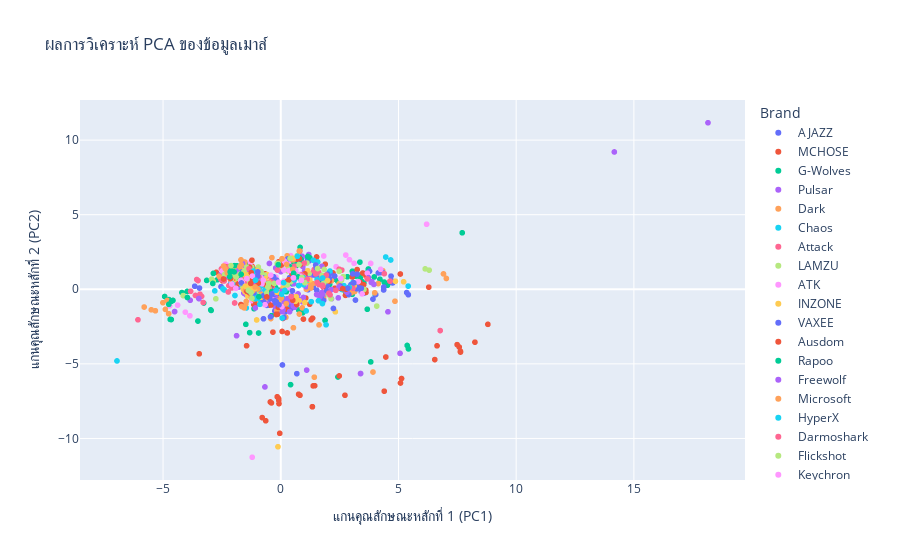

Notebook source saved alongside this figure:
### Code cell
# สร้างกราฟ Scatter Plot แบบ Interactive ด้วย Plotly
fig = px.scatter(
    df_pca,
    x='PC1',
    y='PC2',
    color='Brand', # แยกสีตามยี่ห้อ
    hover_name='Model', # เมื่อเอาเมาส์ไปชี้จะแสดงชื่อรุ่น
    title='ผลการวิเคราะห์ PCA ของข้อมูลเมาส์',
    labels={'PC1': 'แกนคุณลักษณะหลักที่ 1 (PC1)', 'PC2': 'แกนคุณลักษณะหลักที่ 2 (PC2)'}
)

fig.show()
